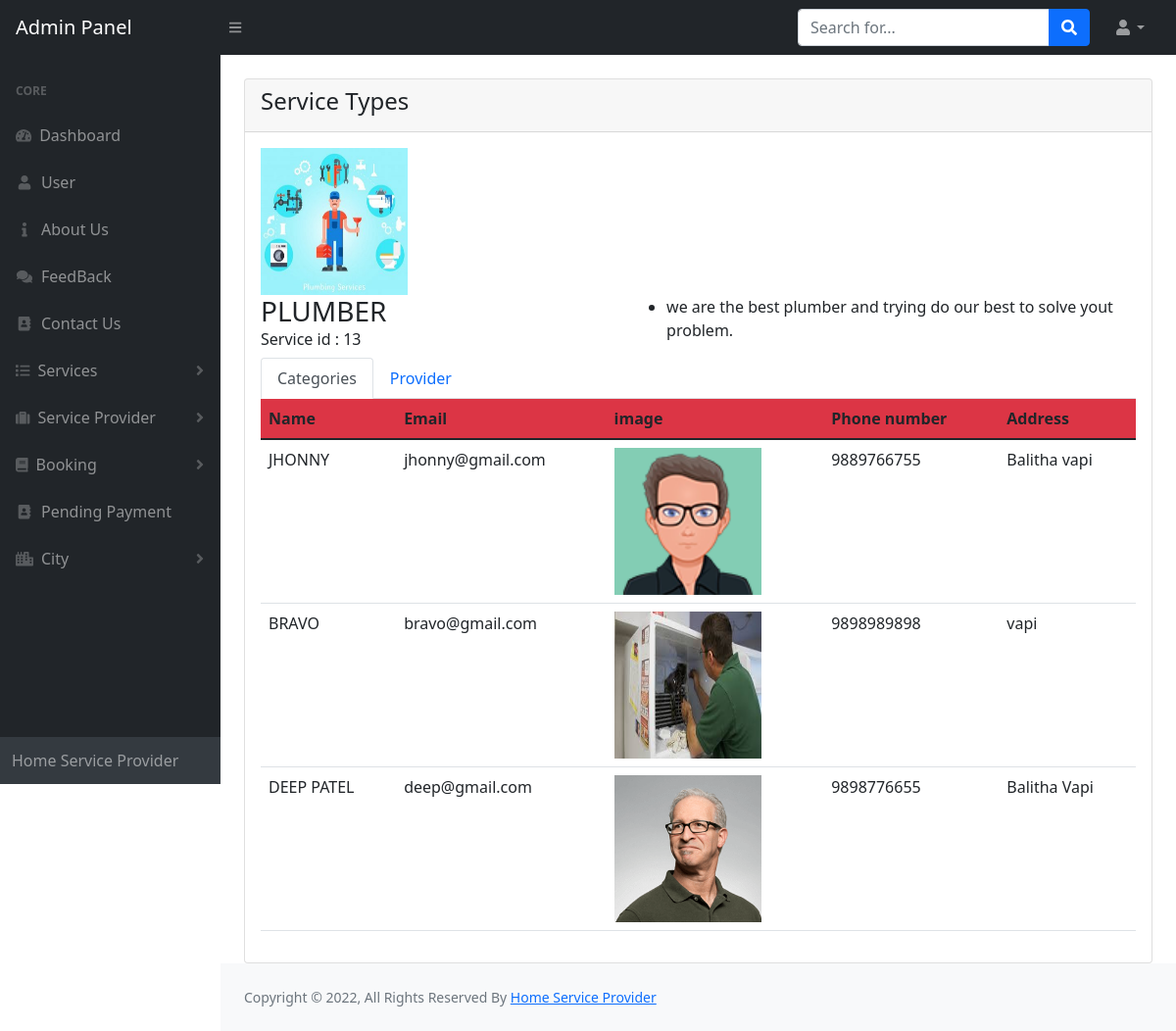
/admin/view-service.php?vid=13, run on the app's committed database.
### tables this page shows
CREATE TABLE `services` (
  `sid` int(11) NOT NULL,
  `s_name` varchar(500) NOT NULL,
  `description` mediumtext NOT NULL,
  `s_img` varchar(500) NOT NULL,
  `visiting_price` varchar(100) NOT NULL
);

CREATE TABLE `service_provider` (
  `pid` int(11) NOT NULL,
  `username` varchar(50) NOT NULL,
  `sid` int(11) NOT NULL,
  `pname` varchar(50) NOT NULL,
  `address` varchar(300) NOT NULL,
  `city` varchar(50) NOT NULL,
  `dob` date NOT NULL,
  `gender` varchar(50) NOT NULL,
  `email` varchar(50) NOT NULL,
  `contact` varchar(20) NOT NULL,
  `pass` varchar(50) NOT NULL,
  `pimg` varchar(50) NOT NULL,
  `status` tinyint(1) NOT NULL,
  `short_bio` varchar(5000) NOT NULL,
  `experience` varchar(50) NOT NULL,
  `self` tinyint(5) NOT NULL
);

### admin/view-service.php (the view, shortened to what this page needs)
<?php
include('includes/header.php');
?>
<div class="container-fluid px-4">
     <div class="row mt-4">
        <div class="col-md-12">
            <div class="card">
                <div class="card-header">
                    <h4>Service Types
                    </h4>
                </div>
                <div class="card-body">
                <div class="card-box profile-header">
                    <div class="row">
                        <div class="col-md-12">
                            <div class="profile-view">
                                <div class="profile-img-wrap">
                                    <div class="profile-img">
													<?php
													  $id=$_REQUEST['vid'];
													include("includes/conn.php");
       												  $sql = "SELECT * from services where sid='$id'";
        											 $result =  mysqli_query($conn,$sql);
    											     if (mysqli_num_rows($result)> 0) {
          											 while($row = mysqli_fetch_assoc($result)) {
												?>
                                        <a href="#"><img class="profile-img-wrap" src="../gallery/<?php echo $row['s_img']; ?>" height="150px" width="150px" alt=""></a>
                                    </div>
                                </div>
                                <div class="profile-basic">
                                    <div class="row">
                                        <div class="col-md-5">
                                            <div class="profile-info-left">
                                                <h3 class="user-name m-t-0 mb-0"><?php echo $row['s_name']; ?></h3>
                                                <div class="staff-id">Service id  : <?php echo $row['sid']; ?> </div>
                                            </div>
                                        </div>
                                        <div class="col-md-7">
                                            <ul class="personal-info">
                                                <li>
													<span><?php echo $row['description']; ?> </span>
                                                </li>
                                            </ul>
                                        </div>
                                    </div>
                                </div>
                           <?php }} ?> </div>
                        </div>
                    </div>
                </div>
				<div class="profile-tabs">
					<ul class="nav nav-tabs nav-tabs-bottom">
						<li class="nav-item"><a class="nav-link active" href="#about-cont" data-toggle="tab">Categories</a></li>
						<li class="nav-item"><a class="nav-link" href="#vendor" data-toggle="tab"> Provider</a></li>
					</ul>
					<div class="tab-content">
									<?php
													  $id=$_REQUEST['vid'];
												include('includes/conn.php');
												?>
			<div class="tab-pane show active" id="vendor">
				<div class="table-responsive">
									<table  class="table table-stripped" id="myTable">
                                    <thead class="bg bg-danger">
                                        <tr>
                                            <th>Name</th>
                                            <th>Email</th>
                                            <th>image</th>
                                            <th>Phone number</th>
                                            <th>Address</th>
                                        </tr>
                                    </thead>
                                    <tbody>
									<?php
       												  $sql4 = "SELECT * from service_provider where sid='$id'";
        											 $result4 =  mysqli_query($conn , $sql4);
    											     if (mysqli_num_rows($result4) > 0) {
          													  while($row1 = mysqli_fetch_row($result4)) {
									?>
                                        <tr>
                                            <td><?php echo $row1[3];?></td>
                                            <td><?php echo $row1[8];?></td>
                                            <td><img src="../gallery/<?php echo $row1[11];?>"class="avatar" height="150px" width="150px"/></td>
                                            <td><?php echo $row1[9];?></td>
                                            <td><?php echo $row1[4];?></td>
                                        </tr>
													 <?php }}?>
                                    </tbody>
                                </table>
								</div>
			</div>
					</div>
                </div>
            </div>
        </div>
     </div>
<?php
include('includes/footer.php');
include('includes/scripts.php');
?>

### data on the page
services: s_img (picture), s_name "PLUMBER", sid "13", description "we are the best plumber and trying do our best to solve yout problem."
service_provider: pname "JHONNY", email "jhonny@gmail.com", pimg (picture), contact "9889766755", address "Balitha vapi"
service_provider: pname "BRAVO", email "bravo@gmail.com", pimg (picture), contact "9898989898", address "vapi"
service_provider: pname "DEEP PATEL", email "deep@gmail.com", pimg (picture), contact "9898776655", address "Balitha Vapi"
